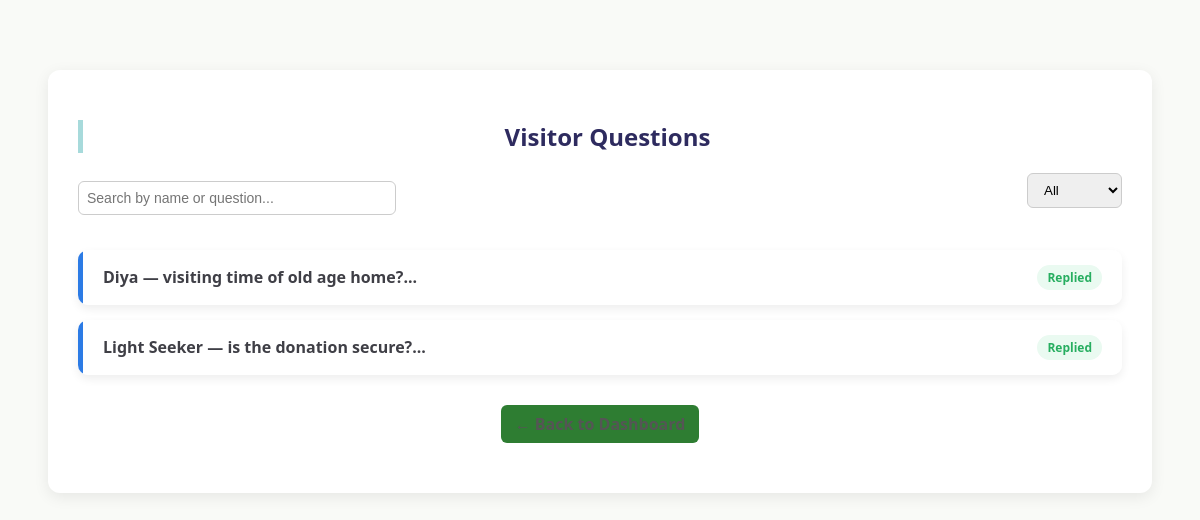
The page /admin/questions (signed in) on the database as committed earlier.
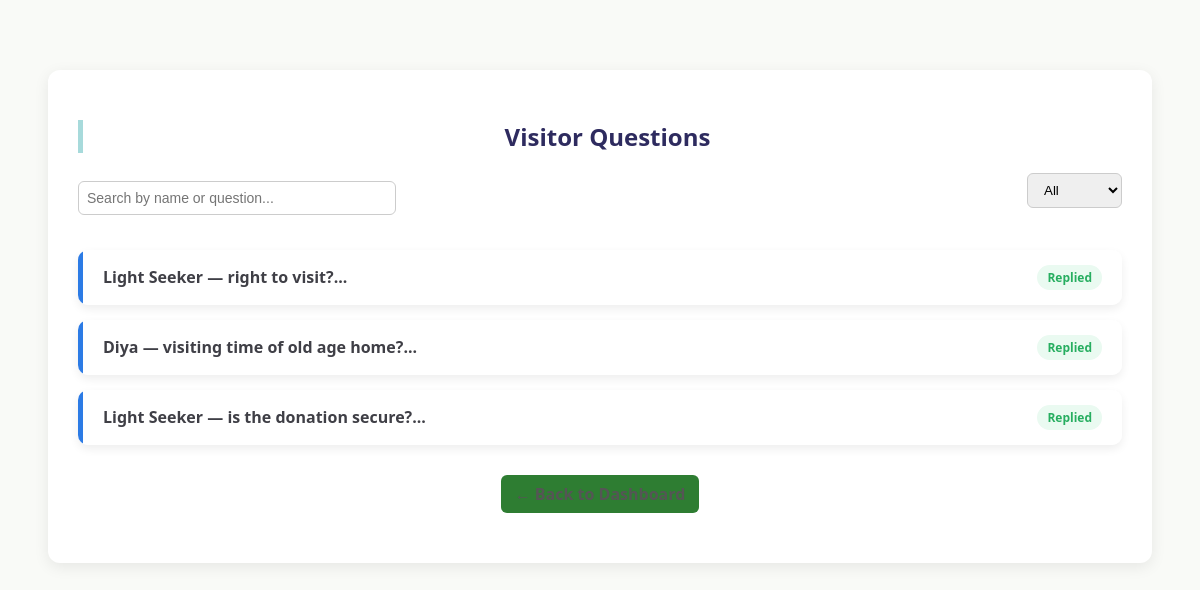
The same page on the database as committed later.
### tables this page shows
CREATE TABLE questions (
        id INTEGER PRIMARY KEY AUTOINCREMENT,
        name TEXT,
        email TEXT,
        question TEXT,
        reply TEXT,
        status TEXT DEFAULT 'Pending',
        date TEXT
    );

### app.py (the view, shortened to what this page needs)
@app.route("/admin/questions", methods=["GET", "POST"])
def admin_questions():
    if "admin" not in session:
        return redirect("/login")
    db = get_db()
    cur = db.cursor()
    cur.execute("SELECT * FROM questions ORDER BY id DESC")
    questions = cur.fetchall()
    db.close()
    return render_template("admin_questions.html", questions=questions)

### app.py (called while the page is built)
def get_db():
    conn = sqlite3.connect(DB)
    conn.row_factory = sqlite3.Row
    return conn

### templates/admin_questions.html (shortened to what this page needs)
<!DOCTYPE html>
<html>
<head>
    <link rel="stylesheet" href="{{ url_for('static', filename='style.css') }}">
</head>
<body>
<div class="admin-container">
    <h2>Visitor Questions</h2>
    <div class="top-bar">
        <div class="search-box">
            <input type="text" id="searchInput" placeholder="Search by name or question...">
        </div>
        <div class="filter">
            <select id="statusFilter">
                <option value="all">All</option>
            </select>
        </div>
    </div>
    {% for q in questions %}
    <div class="question-item" data-status="{{ q['status'] }}">
        <div class="question-header">
            <h4>{{ q['name'] }} — {{ q['question'][:50] }}...</h4>
            {% if q['status'] == "Pending" %}
                <span class="status-badge pending">Pending</span>
            {% else %}
                <span class="status-badge replied">Replied</span>
            {% endif %}
        </div>
    </div>
    {% endfor %}
    <div class="admin-actions">
        <a href="/admin" class="back-btn">← Back to Dashboard</a>
    </div>
</div>
</body>
</html>

Rows that differ between the two databases and show on the page:
added questions: name "Light Seeker", question "right to visit?", status "Replied"
